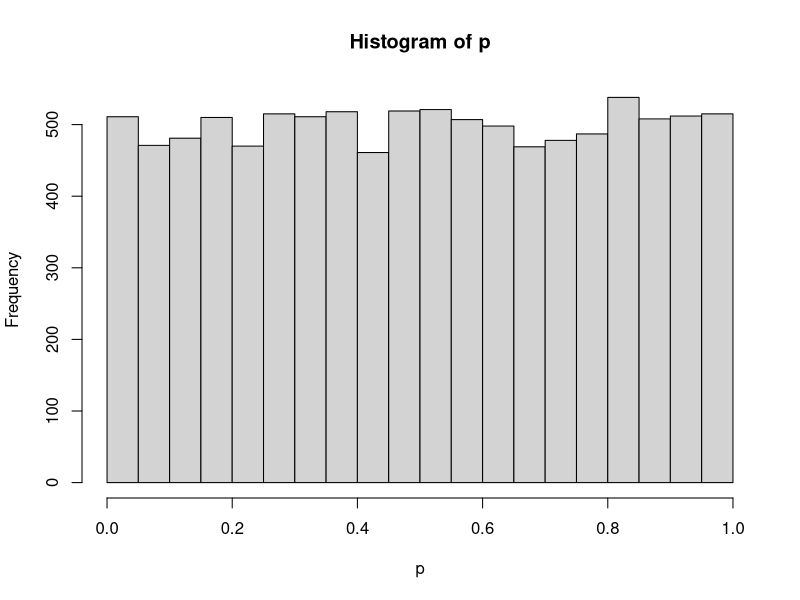
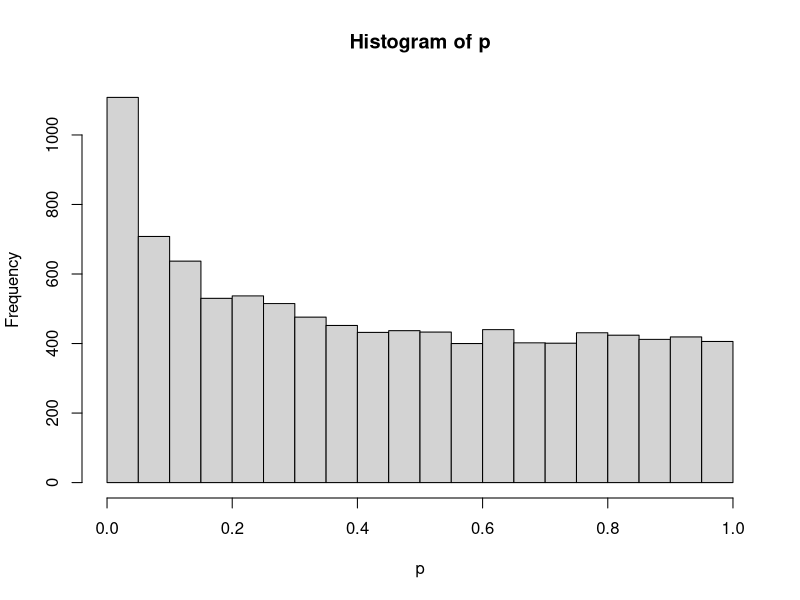
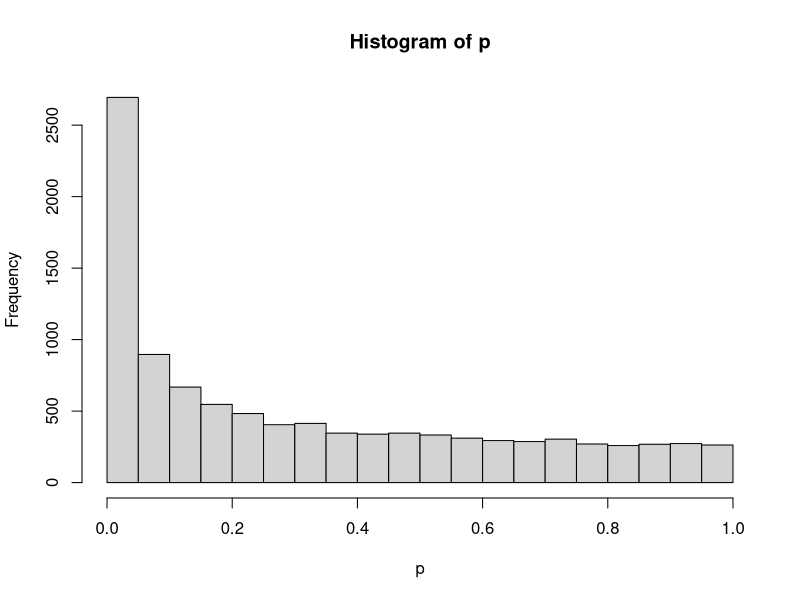
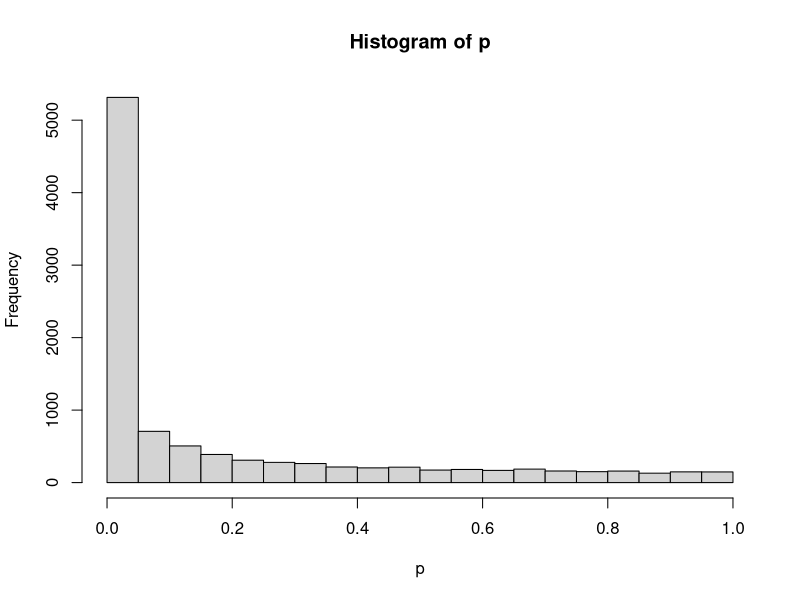

R code for these plots, in order:
## ---- chunk 1
correlated_t_test <- function(rho=0.1, nsamples=10, B=10000) {
  S <- matrix(rho, nrow = nsamples, ncol = nsamples)
  diag(S) <- 1
  
  f <- function(i) {
    x <- MASS::mvrnorm(n = 1, mu = rep(0, 10), Sigma = S)
    y <- MASS::mvrnorm(n = 1, mu = rep(0, 10), Sigma = S)
    t.test(x, y)$p.val
  }
  
  p <- sapply(1:B, f)
  p
}
## ---- chunk 2
p <- correlated_t_test(rho = 0)
hist(p)
## ---- chunk 3
p <- correlated_t_test(rho = 0.05)
hist(p)
## ---- chunk 4
p <- correlated_t_test(rho = 0.2)
hist(p)
## ---- chunk 5
p <- correlated_t_test(rho = 0.5)
hist(p)
